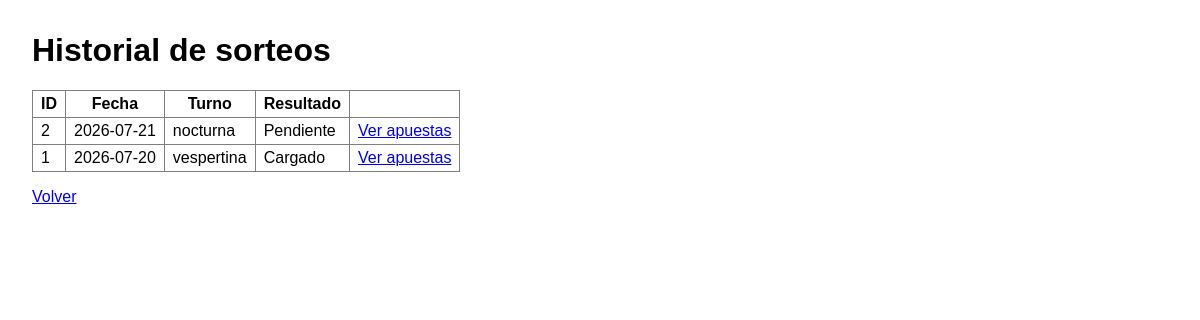
The page /historial.php on the database its author committed.
### tables this page shows
CREATE TABLE sorteos (
    id INT AUTO_INCREMENT PRIMARY KEY,
    fecha DATE NOT NULL,
    turno ENUM('previa','matutina','vespertina','nocturna') NOT NULL
);

### historial.php (the view, shortened to what this page needs)
<?php
require __DIR__ . '/db/conexion.php';
$sql = "
    SELECT s.id, s.fecha, s.turno,
           (SELECT COUNT(*) FROM extracciones e WHERE e.sorteo_id = s.id AND e.numero IS NOT NULL) AS extracciones_cargadas
    FROM sorteos s
    ORDER BY s.fecha DESC
";
$sorteos = $mysqli->query($sql);
?>
<!DOCTYPE html>
<html lang="es">
<head>
    <link rel="stylesheet" href="assets/css/estilo.css">
</head>
<body>
    <h1>Historial de sorteos</h1>
    <table border="1" cellpadding="4">
        <tr><th>ID</th><th>Fecha</th><th>Turno</th><th>Resultado</th><th></th></tr>
        <?php while ($s = $sorteos->fetch_assoc()): ?>
            <tr>
                <td><?= $s['id'] ?></td>
                <td><?= htmlspecialchars($s['fecha']) ?></td>
                <td><?= htmlspecialchars($s['turno']) ?></td>
                <td><?= ((int)$s['extracciones_cargadas'] === 20) ? 'Cargado' : 'Pendiente' ?></td>
                <td><a href="listado_apuestas.php?sorteo_id=<?= $s['id'] ?>">Ver apuestas</a></td>
            </tr>
        <?php endwhile; ?>
    </table>
    <p><a href="index.php">Volver</a></p>
</body>
</html>

### assets/css/estilo.css (style rules this page uses)
body { font-family: Arial, sans-serif; margin: 2em; }
table { border-collapse: collapse; margin-top: 1em; }
th, td { padding: 4px 8px; }

### rows shown on the page
sorteos: id "2", fecha "2026-07-21", turno "nocturna", shows "Pendiente"
sorteos: id "1", fecha "2026-07-20", turno "vespertina", shows "Cargado"
